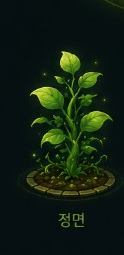
#> input picture 이미지/grass-stage4-front.png, 124 x 255 px
$ python remove_grass_dark_bg.py
#> lines starting #> are read from the running program, lines starting #| are printed output that depends on the picture
"""가장자리와 연결된 짙은 배경(검정·거의 검정)만 투명 처리 — 4·5단계 풀 PNG."""
from pathlib import Path

from PIL import Image

ROOT = Path(__file__).resolve().parent.parent / "이미지"
FILES = ["grass-stage4-front.png", "grass-stage5-front.png", "grass-stage45-sheet.png"]
REF_TOL = 52


def sample_edge_backdrop_rgb(im: Image.Image, w: int, h: int) -> tuple[int, int, int]:
    """모서리에서 '배경'으로 보이는 첫 픽셀 RGB (투명·밝은 잎 제외)."""
    px = im.load()
    border: list[tuple[int, int]] = []
    for x in range(w):
        border.append((x, 0))
        border.append((x, h - 1))
    for y in range(h):
        border.append((0, y))
        border.append((w - 1, y))
    for x, y in border:
        r, g, b, a = px[x, y]
        if a < 40:
            continue
        if g > 80:
            continue
        if r + g + b > 200:
            continue
        if max(r, g, b) < 55 or (r + g + b) < 160:
            return (r, g, b)
    r, g, b, _a = px[0, 0]
    return (r, g, b)


def strip_backdrop(path: Path) -> None:
    im = Image.open(path).convert("RGBA")
    w, h = im.size
    br, bg_, bb = sample_edge_backdrop_rgb(im, w, h)
    px = im.load()

    def like_bg(r: int, g: int, b: int) -> bool:
        if g > 72:
            return False
        if r + g + b > 175:
            return False
        return abs(r - br) + abs(g - bg_) + abs(b - bb) <= REF_TOL

    visited = bytearray(w * h)
    stack: list[tuple[int, int]] = []

    def push(x: int, y: int) -> None:
        if x < 0 or y < 0 or x >= w or y >= h:
            return
        r, g, b, a = px[x, y]
        if a == 0 or not like_bg(r, g, b):
            return
        stack.append((x, y))

    for x in range(w):
        push(x, 0)
        push(x, h - 1)
    for y in range(h):
        push(0, y)
        push(w - 1, y)

    while stack:
        x, y = stack.pop()
        i = y * w + x
        if visited[i]:
            continue
        visited[i] = 1
        r, g, b, a = px[x, y]
        if a == 0 or not like_bg(r, g, b):
            continue
        px[x, y] = (r, g, b, 0)
        push(x + 1, y)
        push(x - 1, y)
        push(x, y + 1)
        push(x, y - 1)

    out = str(path)
    im.save(out, optimize=True)
    print("updated", out)


def main() -> None:
    for name in FILES:
        strip_backdrop(ROOT / name)
#> the loop in sample_edge_backdrop_rgb, `for x, y in border:` made 1 pass
#> (r, g, b, a) on pass 1: (6, 16, 18, 255)
#> in strip_backdrop, `br, bg_, bb = sample_edge_backdrop_rgb(im, w, h)`: br = 6; bg_ = 16; bb = 18
#> the loop in strip_backdrop, `for x in range(w):` made 124 passes
#> the loop in strip_backdrop, `for y in range(h):` made 255 passes
#> in strip_backdrop, `im.save(out, optimize=True)`:
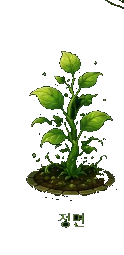
#> saved as grass-stage4-front.png: PIL image 124x255 RGBA; mean R, G, B, A 17.7, 32, 17.6, 48.2; transparent parts drawn white
#> pass 2 of the loop in main, `for name in FILES:`:
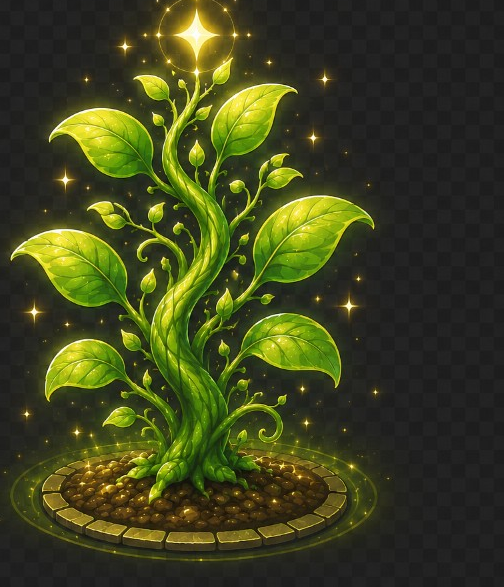
#> input picture 이미지/grass-stage5-front.png, 504 x 587 px
#> in strip_backdrop, im is the input picture: PIL image 504x587 RGBA; mean R, G, B, A 62.7, 67.6, 29.5, 255
#> in strip_backdrop (call 2), `im.save(out, optimize=True)`:
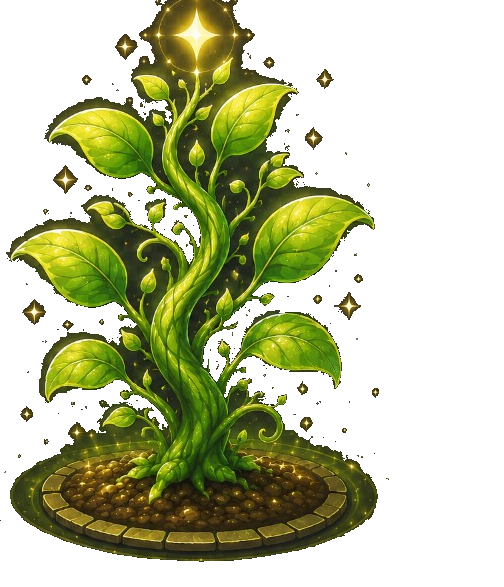
#> saved as grass-stage5-front.png: PIL image 504x587 RGBA; mean R, G, B, A 62.7, 67.6, 29.5, 107.1; transparent parts drawn white
#> pass 3 of the loop in main, `for name in FILES:`:
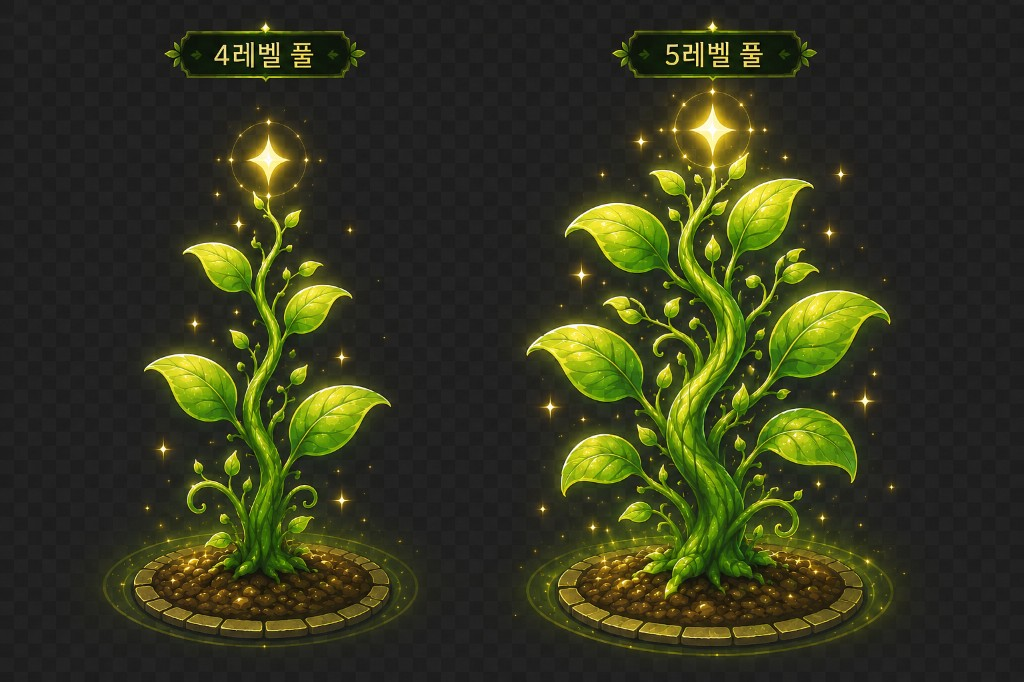
#> input picture 이미지/grass-stage45-sheet.png, 1024 x 682 px
#> in strip_backdrop, im is the input picture: PIL image 1024x682 RGBA; mean R, G, B, A 52.5, 55.4, 30.1, 255
#> in strip_backdrop (call 3), `im.save(out, optimize=True)`:
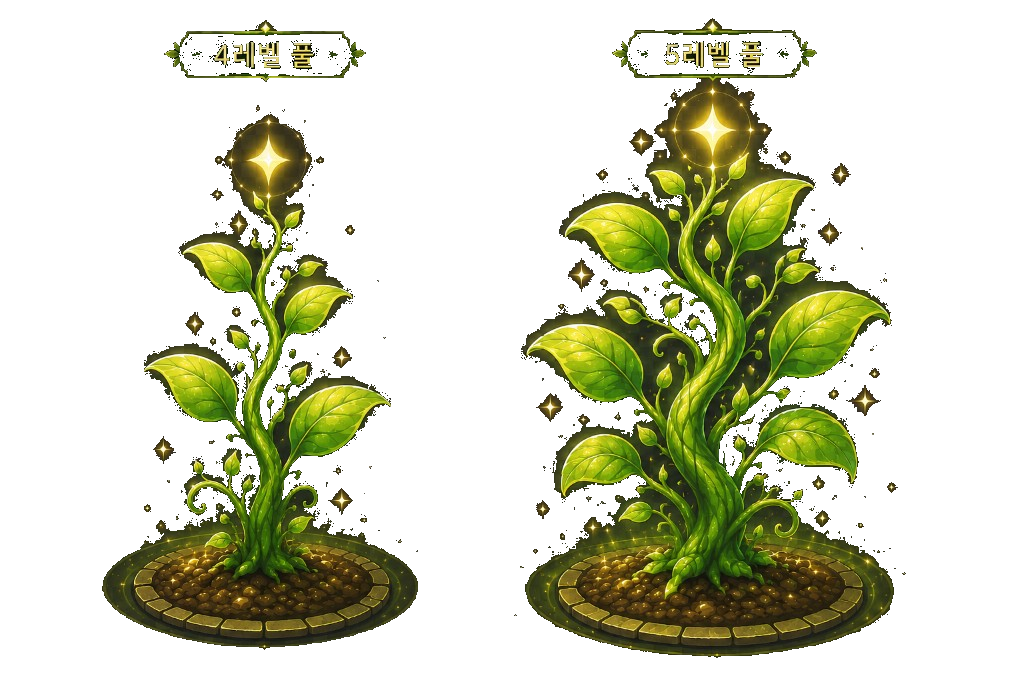
#> saved as grass-stage45-sheet.png: PIL image 1024x682 RGBA; mean R, G, B, A 52.5, 55.4, 30.1, 75.3; transparent parts drawn white


if __name__ == "__main__":
    main()
